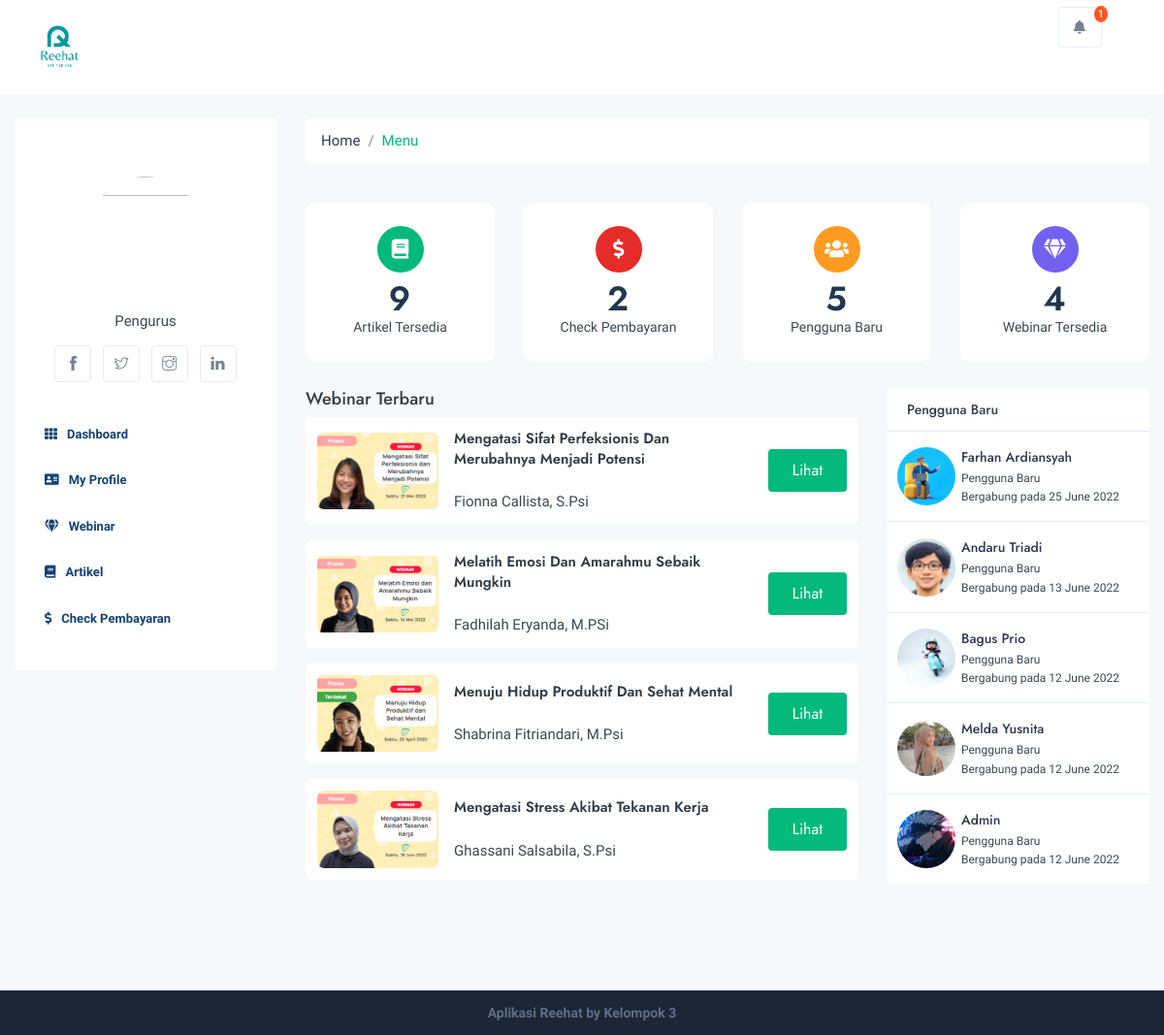
Screenshot of /index.php/admin/dashboard with the database file from the repository.
### tables this page shows
CREATE TABLE `webinars` (
  `id` int(11) NOT NULL,
  `title` varchar(128) NOT NULL,
  `thumbnail` varchar(128) NOT NULL,
  `description` text NOT NULL,
  `mentor` varchar(128) NOT NULL,
  `cost` int(11) NOT NULL,
  `video_url` varchar(128) NOT NULL,
  `url` varchar(128) NOT NULL,
  `updated_at` varchar(25) NOT NULL,
  `created_at` varchar(25) NOT NULL
);

CREATE TABLE `users` (
  `id` int(11) NOT NULL,
  `full_name` varchar(128) NOT NULL,
  `email` varchar(128) NOT NULL,
  `password` varchar(255) NOT NULL,
  `picture` varchar(128) NOT NULL,
  `role_id` int(2) NOT NULL,
  `updated_at` varchar(25) NOT NULL,
  `created_at` varchar(25) NOT NULL
);

### application/controllers/Admin.php (called while the page is built, shortened)
<?php
class Admin extends CI_Controller {
	public function __construct()
	{
		$this->load->model('Admin_model');
	}
	public function dashboard()
	{
		$data= [
			'title' => 'Dashboard Admin',
			'user' => $this->db->get_where('users', ['email' => $this->session->userdata('email')])->row_array(),
			'artikel_count' => $this->db->get('articles')->num_rows(),
			'payment_count' => $this->db->get('payments')->num_rows(),
			'user_count' => $this->db->get('users')->num_rows(),
			'webinar_count' => $this->db->get('webinars')->num_rows(),
			'new_user' => $this->db->order_by('id','DESC')->get('users'),
			'new_webinars' => $this->db->order_by('id','DESC')->get('webinars')
		];
		$this->load->view('template/admin/header', $data);
		$this->load->view('pages/admin/dashboard', $data);
		$this->load->view('template/admin/footer');
	}
}

### index.php (called while the page is built, shortened)
<?php
require_once BASEPATH.'core/CodeIgniter.php';

### application/views/pages/admin/dashboard.php (the view)
<div class="row">
    <div class="col-xl-3 col-lg-6 col-md-6 col-sm-12">
        <div class="dashboard_stats_wrap">
            <div class="rounded-circle p-4 p-sm-4 d-inline-flex align-items-center justify-content-center theme-bg mb-2"><div class="position-absolute text-white h5 mb-0"><i class="fas fa-book"></i></div></div>
            <div class="dashboard_stats_wrap_content"><h4><?= $artikel_count ?></h4> <span>Artikel Tersedia</span></div>
        </div>
    </div>
    <div class="col-xl-3 col-lg-6 col-md-6 col-sm-12">
        <div class="dashboard_stats_wrap">
            <div class="rounded-circle p-4 p-sm-4 d-inline-flex align-items-center justify-content-center bg-primary mb-2"><div class="position-absolute text-white h5 mb-0"><i class="fas fa-dollar-sign"></i></div></div>
            <div class="dashboard_stats_wrap_content"><h4><?= $payment_count ?></h4> <span>Check Pembayaran</span></div>
        </div>
    </div>
    <div class="col-xl-3 col-lg-6 col-md-6 col-sm-12">
        <div class="dashboard_stats_wrap">
            <div class="rounded-circle p-4 p-sm-4 d-inline-flex align-items-center justify-content-center bg-warning mb-2"><div class="position-absolute text-white h5 mb-0"><i class="fas fa-users"></i></div></div>
            <div class="dashboard_stats_wrap_content"><h4><?= $user_count ?></h4> <span>Pengguna Baru</span></div>
        </div>
    </div>
    <div class="col-xl-3 col-lg-6 col-md-6 col-sm-12">
        <div class="dashboard_stats_wrap">
            <div class="rounded-circle p-4 p-sm-4 d-inline-flex align-items-center justify-content-center bg-purple mb-2"><div class="position-absolute text-white h5 mb-0"><i class="fas fa-gem"></i></div></div>
            <div class="dashboard_stats_wrap_content"><h4><?= $webinar_count ?></h4> <span>Webinar Tersedia</span></div>
        </div>
    </div>
</div>
<div class="row">
    <div class="col-lg-8 col-md-12 col-sm-12">
        <div class="row">
            <div class="col-xl-12 col-lg-12 col-md-12 col-sm-12">
                <h5>Webinar Terbaru</h5>
            </div>
            <div class="col-xl-12 col-lg-12 col-md-12 col-sm-12">
                <?php foreach($new_webinars->result() as $webinar): ?>
                <div class="grousp_crs">
                    <a href="<?= base_url('assets/img/webinar'); ?>/<?= $webinar->thumbnail ?>" data-fancybox>
                        <img src="<?= base_url('assets/img/webinar'); ?>/<?= $webinar->thumbnail ?>" class="img-fluid mr-3" width="125" />
                    </a>
                    <div class="grousp_crs_left">
                        <div class="grousp_crs_caption"><h4><?= $webinar->title ?></h4><br><?= $webinar->mentor ?></div>
                    </div>
                    <div class="grousp_crs_right">
                        <div class="frt_but"><a href="#" class="btn text-white theme-bg">Lihat</a></div>
                    </div>
                </div>
                <?php endforeach ?>
            </div>
        </div>
    </div>
    <div class="col-lg-4 col-md-12 col-sm-12">
        <div class="card">
            <div class="card-header">
                <h6>Pengguna Baru</h6>
            </div>
            <div class="ground-list ground-hover-list">
                <?php foreach($new_user->result() as $user): ?>
                <div class="ground ground-list-single">
                    <div class="rounded-circle p-3 p-sm-4 d-flex align-items-center justify-content-center bg-light-success">
                        <div class="position-absolute text-success h5 mb-0"><img src="<?= base_url('assets/img/account'); ?>/<?= $user->picture ?>" class="img-fluid circle" width="60"></div>
                    </div>
                    <div class="ground-content">
                        <h6><a href="#"><?= $user->full_name ?></a></h6>
                        <small class="text-fade">Pengguna Baru</small>
                        <span class="small">Bergabung pada <?= $user->created_at ?></span>
                    </div>
                </div>
                <?php endforeach ?>
            </div>
        </div>
    </div>
</div>

### rows the page displays
webinars: thumbnail (picture), title "Mengatasi Sifat Perfeksionis Dan Merubahnya Menjadi Potensi", mentor "Fionna Callista, S.Psi"
webinars: thumbnail (picture), title "Melatih Emosi Dan Amarahmu Sebaik Mungkin", mentor "Fadhilah Eryanda, M.PSi"
webinars: thumbnail (picture), title "Menuju Hidup Produktif Dan Sehat Mental", mentor "Shabrina Fitriandari, M.Psi"
webinars: thumbnail (picture), title "Mengatasi Stress Akibat Tekanan Kerja", mentor "Ghassani Salsabila, S.Psi"
users: picture (placeholder picture), full_name "Farhan Ardiansyah", created_at "25 June 2022"
users: picture (picture), full_name "Andaru Triadi", created_at "13 June 2022"
users: picture (picture), full_name "Bagus Prio", created_at "12 June 2022"
users: picture (picture), full_name "Melda Yusnita", created_at "12 June 2022"
users: picture (picture), full_name "Admin", created_at "12 June 2022"

### other values shown
$artikel_count "9"
$payment_count "2"
$user_count "5"
$webinar_count "4"
